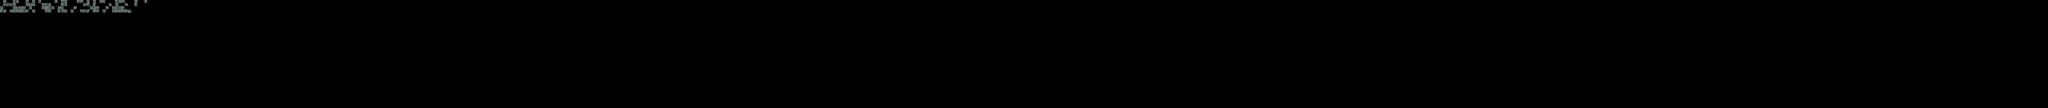

A level layout from a 2D game, rendered from its tile map. Below: a short description, then the map file with tile-grid data replaced by summaries:
An orthogonal 640x34 tile map with 16x16 px tiles, 1 tile layer (Tile Layer 1) and 9 objects.

<map version="1.0" orientation="orthogonal" width="640" height="34" tilewidth="16" tileheight="16">
 <tileset firstgid="1" name="bgchip" tilewidth="16" tileheight="16" margin="16">
  <image source="bgchip.png" width="256" height="512" />
 </tileset>
 <objectgroup name="physics" width="640" height="34">
  <object x="764" y="543">
   <polyline points="0,0 -124,-62 -764,-64" />
  </object>
  <object x="766" y="0">
   <polyline points="0,0 -125,63 -765,64" />
  </object>
  <object x="2639" y="0">
   <polyline points="0,0 255,128" />
  </object>
  <object x="2893" y="127">
   <polyline points="0,0 272,0 276,-63 547,-63 784,-62" />
  </object>
  <object x="3679" y="481">
   <polyline points="0,0 -511,-1 -510,-65 -788,-65 -1037,61" />
  </object>
  <object x="3678" y="64">
   <polyline points="0,0 2,-63" />
  </object>
  <object x="3679" y="481">
   <polyline points="0,0 1,60" />
  </object>
  <object x="766" y="-1">
   <polyline points="0,0 -1,545" />
  </object>
  <object x="0" y="64">
   <polyline points="0,0 0,415" />
  </object>
 </objectgroup>
 <layer name="Tile Layer 1" width="640" height="34">
  <data>[21760 cells, 180 non-empty, 64 distinct tile ids]</data>
 </layer>
</map>
